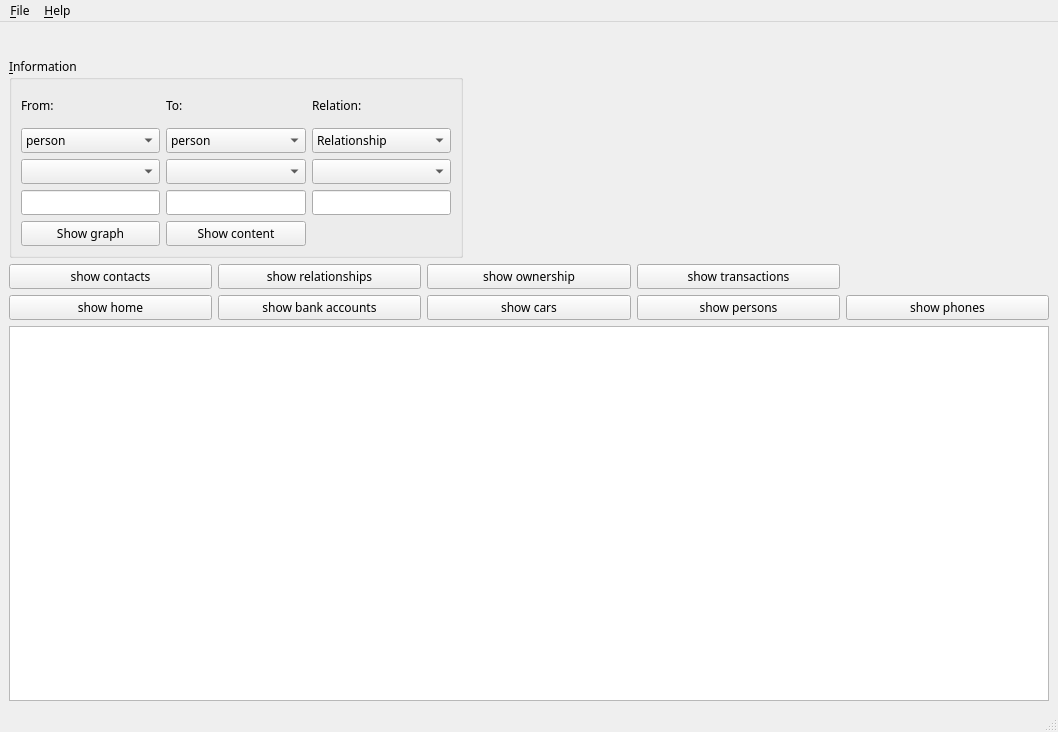
<?xml version="1.0" encoding="UTF-8"?>
<ui version="4.0">
 <class>MainWindow</class>
 <widget class="QMainWindow" name="MainWindow">
  <property name="windowModality">
   <enum>Qt::NonModal</enum>
  </property>
  <property name="geometry">
   <rect>
    <x>0</x>
    <y>0</y>
    <width>1058</width>
    <height>732</height>
   </rect>
  </property>
  <property name="minimumSize">
   <size>
    <width>1058</width>
    <height>732</height>
   </size>
  </property>
  <property name="font">
   <font>
    <family>B Nazanin</family>
   </font>
  </property>
  <property name="cursor">
   <cursorShape>ArrowCursor</cursorShape>
  </property>
  <property name="windowTitle">
   <string>Big data analysis</string>
  </property>
  <property name="styleSheet">
   <string notr="true"/>
  </property>
  <property name="documentMode">
   <bool>false</bool>
  </property>
  <widget class="QWidget" name="centralwidget">
   <layout class="QGridLayout" name="gridLayout_5">
    <item row="0" column="0">
     <layout class="QGridLayout" name="gridLayout_4">
      <item row="0" column="0">
       <spacer name="horizontalSpacer_2">
        <property name="orientation">
         <enum>Qt::Horizontal</enum>
        </property>
        <property name="sizeHint" stdset="0">
         <size>
          <width>40</width>
          <height>20</height>
         </size>
        </property>
       </spacer>
      </item>
      <item row="0" column="2">
       <widget class="QLabel" name="time_label">
        <property name="minimumSize">
         <size>
          <width>121</width>
          <height>20</height>
         </size>
        </property>
        <property name="maximumSize">
         <size>
          <width>121</width>
          <height>20</height>
         </size>
        </property>
        <property name="text">
         <string/>
        </property>
       </widget>
      </item>
      <item row="1" column="0">
       <widget class="QGroupBox" name="information_groupBox">
        <property name="minimumSize">
         <size>
          <width>0</width>
          <height>201</height>
         </size>
        </property>
        <property name="maximumSize">
         <size>
          <width>16777215</width>
          <height>201</height>
         </size>
        </property>
        <property name="title">
         <string>&amp;Information</string>
        </property>
        <layout class="QGridLayout" name="gridLayout_3">
         <property name="sizeConstraint">
          <enum>QLayout::SetNoConstraint</enum>
         </property>
         <item row="0" column="0">
          <layout class="QGridLayout" name="gridLayout_2">
           <property name="sizeConstraint">
            <enum>QLayout::SetNoConstraint</enum>
           </property>
           <item row="3" column="1">
            <widget class="QLineEdit" name="to_lineEdit">
             <property name="text">
              <string/>
             </property>
            </widget>
           </item>
           <item row="0" column="0">
            <widget class="QLabel" name="from_label">
             <property name="text">
              <string>From:</string>
             </property>
            </widget>
           </item>
           <item row="2" column="0">
            <widget class="QComboBox" name="sub_comboBox"/>
           </item>
           <item row="1" column="1">
            <widget class="QComboBox" name="to_comboBox">
             <item>
              <property name="text">
               <string>person</string>
              </property>
             </item>
             <item>
              <property name="text">
               <string>car</string>
              </property>
             </item>
             <item>
              <property name="text">
               <string>home</string>
              </property>
             </item>
             <item>
              <property name="text">
               <string>phone</string>
              </property>
             </item>
             <item>
              <property name="text">
               <string>bank account</string>
              </property>
             </item>
            </widget>
           </item>
           <item row="1" column="2">
            <widget class="QComboBox" name="relation_combobox">
             <item>
              <property name="text">
               <string>Relationship</string>
              </property>
             </item>
             <item>
              <property name="text">
               <string>transaction</string>
              </property>
             </item>
             <item>
              <property name="text">
               <string>Ownership</string>
              </property>
             </item>
             <item>
              <property name="text">
               <string>contact</string>
              </property>
             </item>
            </widget>
           </item>
           <item row="3" column="2">
            <widget class="QLineEdit" name="relation_lineEdit"/>
           </item>
           <item row="1" column="0">
            <widget class="QComboBox" name="from_comboBox">
             <item>
              <property name="text">
               <string>person</string>
              </property>
             </item>
             <item>
              <property name="text">
               <string>car</string>
              </property>
             </item>
             <item>
              <property name="text">
               <string>home</string>
              </property>
             </item>
             <item>
              <property name="text">
               <string>phone</string>
              </property>
             </item>
             <item>
              <property name="text">
               <string>bank account</string>
              </property>
             </item>
            </widget>
           </item>
           <item row="3" column="0">
            <widget class="QLineEdit" name="from_lineEdit"/>
           </item>
           <item row="2" column="2">
            <widget class="QComboBox" name="sub_relation_combobox"/>
           </item>
           <item row="0" column="1">
            <widget class="QLabel" name="to_label">
             <property name="text">
              <string>To:</string>
             </property>
            </widget>
           </item>
           <item row="2" column="1">
            <widget class="QComboBox" name="sub_to_comboBox"/>
           </item>
           <item row="0" column="2">
            <widget class="QLabel" name="relation_label">
             <property name="text">
              <string>Relation:</string>
             </property>
            </widget>
           </item>
           <item row="4" column="0">
            <widget class="QPushButton" name="show_graph">
             <property name="text">
              <string>Show graph</string>
             </property>
            </widget>
           </item>
           <item row="4" column="1">
            <widget class="QPushButton" name="show_content">
             <property name="text">
              <string>Show content</string>
             </property>
            </widget>
           </item>
          </layout>
         </item>
        </layout>
       </widget>
      </item>
      <item row="1" column="1">
       <spacer name="horizontalSpacer">
        <property name="orientation">
         <enum>Qt::Horizontal</enum>
        </property>
        <property name="sizeHint" stdset="0">
         <size>
          <width>40</width>
          <height>20</height>
         </size>
        </property>
       </spacer>
      </item>
      <item row="2" column="0" colspan="3">
       <layout class="QVBoxLayout" name="verticalLayout">
        <item>
         <layout class="QGridLayout" name="gridLayout">
          <item row="0" column="0">
           <widget class="QPushButton" name="show_contacts">
            <property name="text">
             <string>show contacts</string>
            </property>
           </widget>
          </item>
          <item row="0" column="1">
           <widget class="QPushButton" name="show_relationship">
            <property name="text">
             <string>show relationships</string>
            </property>
           </widget>
          </item>
          <item row="0" column="2">
           <widget class="QPushButton" name="show_ownership">
            <property name="text">
             <string>show ownership</string>
            </property>
           </widget>
          </item>
          <item row="0" column="3">
           <widget class="QPushButton" name="show_transactios">
            <property name="text">
             <string>show transactions</string>
            </property>
           </widget>
          </item>
          <item row="1" column="0">
           <widget class="QPushButton" name="show_home">
            <property name="text">
             <string>show home</string>
            </property>
           </widget>
          </item>
          <item row="1" column="1">
           <widget class="QPushButton" name="show_bank_accounts">
            <property name="text">
             <string>show bank accounts</string>
            </property>
           </widget>
          </item>
          <item row="1" column="2">
           <widget class="QPushButton" name="show_cars">
            <property name="text">
             <string>show cars</string>
            </property>
           </widget>
          </item>
          <item row="1" column="3">
           <widget class="QPushButton" name="show_persons">
            <property name="text">
             <string>show persons</string>
            </property>
           </widget>
          </item>
          <item row="1" column="4">
           <widget class="QPushButton" name="show_phones">
            <property name="text">
             <string>show phones</string>
            </property>
           </widget>
          </item>
          <item row="2" column="0" colspan="5">
           <widget class="QTableView" name="show_content_table">
            <property name="font">
             <font>
              <family>B Nazanin</family>
             </font>
            </property>
            <property name="editTriggers">
             <set>QAbstractItemView::NoEditTriggers</set>
            </property>
           </widget>
          </item>
         </layout>
        </item>
       </layout>
      </item>
     </layout>
    </item>
   </layout>
  </widget>
  <widget class="QMenuBar" name="menubar">
   <property name="geometry">
    <rect>
     <x>0</x>
     <y>0</y>
     <width>1058</width>
     <height>25</height>
    </rect>
   </property>
   <widget class="QMenu" name="menuFile">
    <property name="title">
     <string>&amp;File</string>
    </property>
    <addaction name="actionopen"/>
    <addaction name="action_save"/>
    <addaction name="action_close"/>
   </widget>
   <widget class="QMenu" name="menuHelp">
    <property name="title">
     <string>&amp;Help</string>
    </property>
    <addaction name="action_About"/>
   </widget>
   <addaction name="menuFile"/>
   <addaction name="menuHelp"/>
  </widget>
  <widget class="QStatusBar" name="statusbar"/>
  <action name="actionopen">
   <property name="text">
    <string>&amp;Open</string>
   </property>
  </action>
  <action name="action_save">
   <property name="text">
    <string>&amp;Save</string>
   </property>
  </action>
  <action name="action_close">
   <property name="text">
    <string>&amp;Close</string>
   </property>
  </action>
  <action name="action_About">
   <property name="text">
    <string>&amp;About</string>
   </property>
  </action>
 </widget>
 <resources/>
 <connections/>
</ui>
